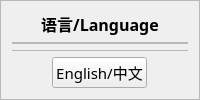
    <widget class="QFrame" name="frame_5">
     <property name="frameShape">
      <enum>QFrame::StyledPanel</enum>
     </property>
     <property name="frameShadow">
      <enum>QFrame::Raised</enum>
     </property>
     <layout class="QVBoxLayout" name="verticalLayout_5" stretch="1,1,1,1">
      <item>
       <widget class="QLabel" name="label_52">
        <property name="sizePolicy">
         <sizepolicy hsizetype="Preferred" vsizetype="Preferred">
          <horstretch>0</horstretch>
          <verstretch>0</verstretch>
         </sizepolicy>
        </property>
        <property name="maximumSize">
         <size>
          <width>16777215</width>
          <height>35</height>
         </size>
        </property>
        <property name="font">
         <font>
          <family>Microsoft YaHei</family>
          <pointsize>12</pointsize>
          <bold>true</bold>
         </font>
        </property>
        <property name="text">
         <string>语言/Language</string>
        </property>
        <property name="alignment">
         <set>Qt::AlignCenter</set>
        </property>
       </widget>
      </item>
      <item>
       <widget class="QFrame" name="frame_7">
        <property name="maximumSize">
         <size>
          <width>16777215</width>
          <height>40</height>
         </size>
        </property>
        <property name="font">
         <font>
          <family>Microsoft YaHei</family>
         </font>
        </property>
        <property name="frameShape">
         <enum>QFrame::StyledPanel</enum>
        </property>
        <property name="frameShadow">
         <enum>QFrame::Raised</enum>
        </property>
       </widget>
      </item>
      <item>
       <widget class="QFrame" name="frame_8">
        <property name="maximumSize">
         <size>
          <width>16777215</width>
          <height>40</height>
         </size>
        </property>
        <property name="font">
         <font>
          <family>Microsoft YaHei</family>
         </font>
        </property>
        <property name="frameShape">
         <enum>QFrame::StyledPanel</enum>
        </property>
        <property name="frameShadow">
         <enum>QFrame::Raised</enum>
        </property>
       </widget>
      </item>
      <item alignment="Qt::AlignHCenter">
       <widget class="QPushButton" name="changeLanguage">
        <property name="sizePolicy">
         <sizepolicy hsizetype="Preferred" vsizetype="Preferred">
          <horstretch>0</horstretch>
          <verstretch>0</verstretch>
         </sizepolicy>
        </property>
        <property name="maximumSize">
         <size>
          <width>220</width>
          <height>40</height>
         </size>
        </property>
        <property name="font">
         <font>
          <family>Microsoft YaHei</family>
          <pointsize>11</pointsize>
         </font>
        </property>
        <property name="styleSheet">
         <string notr="true"/>
        </property>
        <property name="text">
         <string>English/中文</string>
        </property>
       </widget>
      </item>
     </layout>
    </widget>
